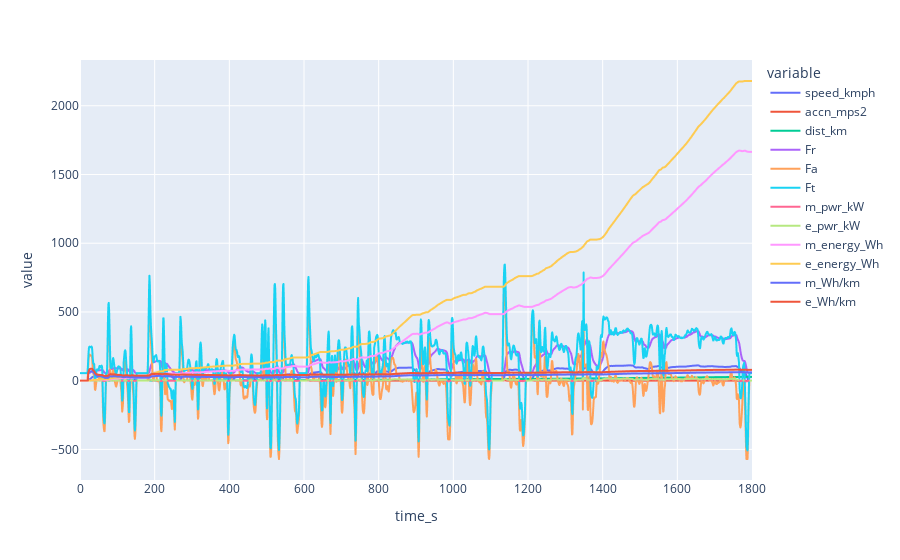

Notebook code cell kept with this figure:
### Code cell
df_energy = energy_calc(time,speed,accn_mps2,mtr_sys_eff,coastdown_param)

### Figure 1 — Plotly figure (JSON) as saved in the notebook; plotly's stock layout.template omitted (floating-point values rounded to 4 significant figures; data arrays with more than 128 entries replaced by an {"elided": "..."} marker saying what was removed)
{"data": [{"hovertemplate": "variable=speed_kmph<br>time_s=%{x}<br>value=%{y}<extra></extra>", "legendgroup": "speed_kmph", "line": {"color": "#636efa", "dash": "solid"}, "marker": {"symbol": "circle"}, "mode": "lines", "name": "speed_kmph", "showlegend": true, "type": "scattergl", "x": {"elided": "1801 int values"}, "xaxis": "x", "y": {"elided": "1801 float values"}, "yaxis": "y"}, {"hovertemplate": "variable=accn_mps2<br>time_s=%{x}<br>value=%{y}<extra></extra>", "legendgroup": "accn_mps2", "line": {"color": "#EF553B", "dash": "solid"}, "marker": {"symbol": "circle"}, "mode": "lines", "name": "accn_mps2", "showlegend": true, "type": "scattergl", "x": {"elided": "1801 int values"}, "xaxis": "x", "y": {"elided": "1801 float values"}, "yaxis": "y"}, {"hovertemplate": "variable=dist_km<br>time_s=%{x}<br>value=%{y}<extra></extra>", "legendgroup": "dist_km", "line": {"color": "#00cc96", "dash": "solid"}, "marker": {"symbol": "circle"}, "mode": "lines", "name": "dist_km", "showlegend": true, "type": "scattergl", "x": {"elided": "1801 int values"}, "xaxis": "x", "y": {"elided": "1801 float values"}, "yaxis": "y"}, {"hovertemplate": "variable=Fr<br>time_s=%{x}<br>value=%{y}<extra></extra>", "legendgroup": "Fr", "line": {"color": "#ab63fa", "dash": "solid"}, "marker": {"symbol": "circle"}, "mode": "lines", "name": "Fr", "showlegend": true, "type": "scattergl", "x": {"elided": "1801 int values"}, "xaxis": "x", "y": {"elided": "1801 float values"}, "yaxis": "y"}, {"hovertemplate": "variable=Fa<br>time_s=%{x}<br>value=%{y}<extra></extra>", "legendgroup": "Fa", "line": {"color": "#FFA15A", "dash": "solid"}, "marker": {"symbol": "circle"}, "mode": "lines", "name": "Fa", "showlegend": true, "type": "scattergl", "x": {"elided": "1801 int values"}, "xaxis": "x", "y": {"elided": "1801 float values"}, "yaxis": "y"}, {"hovertemplate": "variable=Ft<br>time_s=%{x}<br>value=%{y}<extra></extra>", "legendgroup": "Ft", "line": {"color": "#19d3f3", "dash": "solid"}, "marker": {"symbol": "circle"}, "mode": "lines", "name": "Ft", "showlegend": true, "type": "scattergl", "x": {"elided": "1801 int values"}, "xaxis": "x", "y": {"elided": "1801 float values"}, "yaxis": "y"}, {"hovertemplate": "variable=m_pwr_kW<br>time_s=%{x}<br>value=%{y}<extra></extra>", "legendgroup": "m_pwr_kW", "line": {"color": "#FF6692", "dash": "solid"}, "marker": {"symbol": "circle"}, "mode": "lines", "name": "m_pwr_kW", "showlegend": true, "type": "scattergl", "x": {"elided": "1801 int values"}, "xaxis": "x", "y": {"elided": "1801 float values"}, "yaxis": "y"}, {"hovertemplate": "variable=e_pwr_kW<br>time_s=%{x}<br>value=%{y}<extra></extra>", "legendgroup": "e_pwr_kW", "line": {"color": "#B6E880", "dash": "solid"}, "marker": {"symbol": "circle"}, "mode": "lines", "name": "e_pwr_kW", "showlegend": true, "type": "scattergl", "x": {"elided": "1801 int values"}, "xaxis": "x", "y": {"elided": "1801 float values"}, "yaxis": "y"}, {"hovertemplate": "variable=m_energy_Wh<br>time_s=%{x}<br>value=%{y}<extra></extra>", "legendgroup": "m_energy_Wh", "line": {"color": "#FF97FF", "dash": "solid"}, "marker": {"symbol": "circle"}, "mode": "lines", "name": "m_energy_Wh", "showlegend": true, "type": "scattergl", "x": {"elided": "1801 int values"}, "xaxis": "x", "y": {"elided": "1801 float values"}, "yaxis": "y"}, {"hovertemplate": "variable=e_energy_Wh<br>time_s=%{x}<br>value=%{y}<extra></extra>", "legendgroup": "e_energy_Wh", "line": {"color": "#FECB52", "dash": "solid"}, "marker": {"symbol": "circle"}, "mode": "lines", "name": "e_energy_Wh", "showlegend": true, "type": "scattergl", "x": {"elided": "1801 int values"}, "xaxis": "x", "y": {"elided": "1801 float values"}, "yaxis": "y"}, {"hovertemplate": "variable=m_Wh/km<br>time_s=%{x}<br>value=%{y}<extra></extra>", "legendgroup": "m_Wh/km", "line": {"color": "#636efa", "dash": "solid"}, "marker": {"symbol": "circle"}, "mode": "lines", "name": "m_Wh/km", "showlegend": true, "type": "scattergl", "x": {"elided": "1801 int values"}, "xaxis": "x", "y": {"elided": "1801 float values"}, "yaxis": "y"}, {"hovertemplate": "variable=e_Wh/km<br>time_s=%{x}<br>value=%{y}<extra></extra>", "legendgroup": "e_Wh/km", "line": {"color": "#EF553B", "dash": "solid"}, "marker": {"symbol": "circle"}, "mode": "lines", "name": "e_Wh/km", "showlegend": true, "type": "scattergl", "x": {"elided": "1801 int values"}, "xaxis": "x", "y": {"elided": "1801 float values"}, "yaxis": "y"}], "layout": {"legend": {"title": {"text": "variable"}, "tracegroupgap": 0}, "margin": {"t": 60}, "xaxis": {"anchor": "y", "domain": [0, 1], "title": {"text": "time_s"}}, "yaxis": {"anchor": "x", "domain": [0, 1], "title": {"text": "value"}}}}
